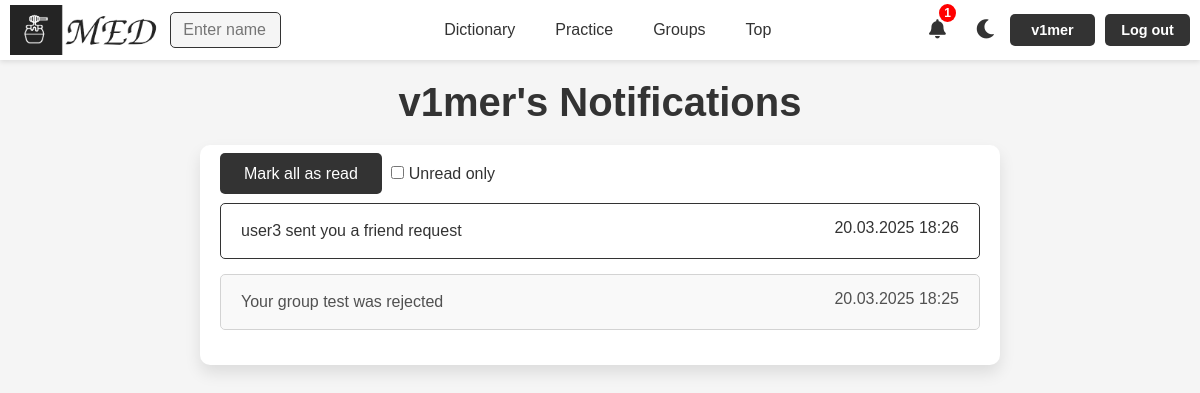
/notifications/ (signed in), run on an earlier commit of the app's database.
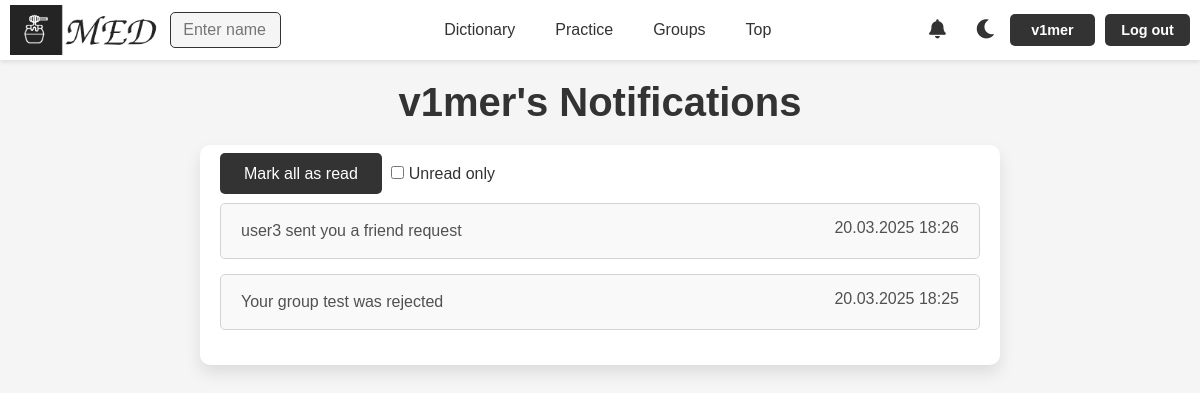
And on a later commit of the database.
### med/views.py (the view)
# urls.py: path('notifications/', views.NotiListView.as_view(), name='notifications'),
class NotiListView(LoginRequiredMixin, ListView):
    model = Notification
    template_name = 'med/notification.html'
    context_object_name = 'notifications'
    paginate_by = 25
    def get_queryset(self):
        user_name = self.request.user.username
        user = get_object_or_404(User, username=user_name)
        queryset = Notification.objects.filter(user=user).order_by('-time_create')
        return queryset
    def get_context_data(self, **kwargs):
        context = super().get_context_data(**kwargs)
        user_name = self.request.user.username
        user = get_object_or_404(User, username=user_name)
        context.update({
            'user': user,
            'title': f"{user_name}'s Notifications",
        })
        return context

### med/templatetags/notification_tags.py (called while the page is built)
@register.simple_tag
def get_unread_notifications_count(request):
    if request.user.is_authenticated:
        return request.user.notification_set.filter(is_read=False).count()
    return 0

@register.simple_tag
def get_latest_unread_notifications(request, limit=5):
    if request.user.is_authenticated:
        return request.user.notification_set.filter(is_read=False)[:limit]
    return []

### med/templates/med/notification.html (shortened to what this page needs)
{% extends 'base.html' %}
{% load static %}
{% block content %}
<h1>{{title}}</h1>
<div class="notification-container">
    <div class="buttons" style="margin-bottom: 20px;">
        <a href="#" id="mark-all-read" style="margin-left: 0px;">Mark all as read</a>
        <label><input type="checkbox" id="show-unread-only"> Unread only</label>
    </div>
    {% if notifications %}
        {% for notification in notifications %}
            {% if notification.type == '1' %}
            <div class="notification {% if notification.is_read %}read{% else %}unread{% endif %}"
                 data-notification-id="{{ notification.id }}">
                <div class="notification-body">
                    <p>{{notification.message}}</p>
                </div>
                <div class="notification-tail">
                    <p style="margin-bottom: 0px; font-size:medium;"> {{ notification.time_create|date:"d.m.Y H:i" }}</p>
                </div>
            </div>
            {% endif %}
        {% endfor %}
    {% endif %}
</div>
{% endblock %}

### templates/base.html (shortened to what the changed rows need)
{% load static %}
{% load notification_tags %}
<!DOCTYPE html>
<html lang="en">
<head>
    <link rel="stylesheet" type="text/css" href="{% static 'med/css/styles.css' %}">
    <link rel="stylesheet" href="https://cdnjs.cloudflare.com/ajax/libs/font-awesome/5.15.4/css/all.min.css">
</head>
<body>
<header>
    <nav class="nav-items" id="nav-items">
        <div class="buttons">
            {% if request.user.is_authenticated %}
            <a href="{% url 'notifications' %}" class="no-style" id="notifications-link">
                <i class="fas fa-bell"></i>
                {% get_unread_notifications_count request as unread_count %}
                {% if unread_count > 0 %}
                    {% if unread_count > 99 %}
                        <span class="notification-count">99+</span>
                    {% else %}
                        <span class="notification-count">{{ unread_count }}</span>
                    {% endif %}
                {% endif %}
            </a>
                    {% get_latest_unread_notifications request as header_notifications %}
            {% endif %}
        {% if request.user.is_authenticated %}
        </div>
        {% else %}
            <a href="{% url 'login' %}">Log in</a>
            <a href="{% url 'register' %}">Register</a>
        </div>
        {% endif %}
    </nav>
</header>
<div class="container">
    {% block content %}
    {% endblock %}
</div>
</body>
</html>

What changed in the data, as far as the page shows it:
changed Notification "user3 sent you a friend request": is_read False → True (drawn)
Also different on the page:
{{ unread_count }}: "1" → (not shown)
